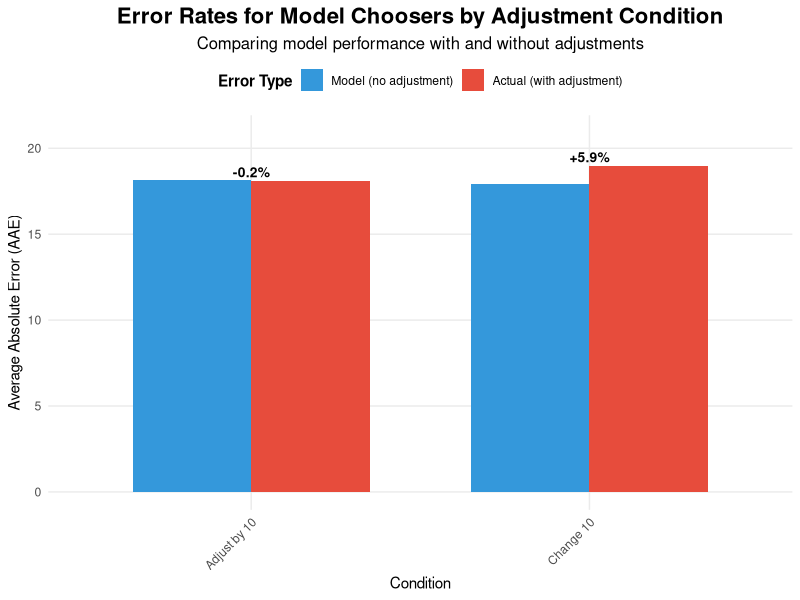

Recreate this plot in R.
## ---- chunk 1
library(tidyverse)
library(scales)

# Read the data - specify na values to handle periods as missing
data <- read_csv("data/Overcoming_Algorithm_Aversion_Data-study-1-data.csv",
                 na = c("", "NA", "."))

# Convert necessary columns to numeric (many are stored as strings due to periods)
data <- data %>%
  mutate(across(c(ModelBonus, ModelAAEEstimate, HumanAAEEstimate,
                  ModelConfidence, HumanConfidence, Age, Gender, Education,
                  AAE, ModelAAE, HumanAAE, Bonus, BonusFromModel, BonusFromHuman,
                  CorrelationWithModel, AvDiffFromModel, AvAdjustmentSize,
                  AdjustmentDividedByPotential, HumModelCorrelation, HumModelAvDiff,
                  AvgLargest10Changes, AnyBonus), 
                as.numeric))

# Define condition labels
condition_labels <- c("1" = "Can't change", 
                     "2" = "Adjust by 10", 
                     "3" = "Change 10", 
                     "4" = "Use freely")

# Filter for participants who chose the model (ModelBonus == 1)
model_choosers <- data %>%
  filter(ModelBonus == 1)

# Calculate summary statistics by condition
summary_stats <- model_choosers %>%
  group_by(Condition) %>%
  summarise(
    n = n(),
    ModelAAE_mean = mean(ModelAAE, na.rm = TRUE),
    AAE_mean = mean(AAE, na.rm = TRUE),
    ModelAAE_sd = sd(ModelAAE, na.rm = TRUE),
    AAE_sd = sd(AAE, na.rm = TRUE),
    Difference = AAE_mean - ModelAAE_mean,
    PercentChange = (Difference / ModelAAE_mean) * 100,
    AvgAdjustmentSize = mean(AvAdjustmentSize, na.rm = TRUE)
  ) %>%
  mutate(ConditionLabel = condition_labels[as.character(Condition)])

# Add info about total participants per condition
total_by_condition <- data %>%
  group_by(Condition) %>%
  summarise(total_n = n())

summary_stats <- summary_stats %>%
  left_join(total_by_condition, by = "Condition") %>%
  mutate(PropChoseModel = n / total_n)

# Prepare data for plotting
plot_data <- summary_stats %>%
  filter(!is.na(AAE_mean) & Condition != 1) %>%  # Remove can't change condition and any conditions with no data
  select(Condition, ConditionLabel, ModelAAE_mean, AAE_mean) %>%
  pivot_longer(cols = c(ModelAAE_mean, AAE_mean),
               names_to = "ErrorType",
               values_to = "AAE") %>%
  mutate(
    ErrorType = case_when(
      ErrorType == "ModelAAE_mean" ~ "Model (no adjustment)",
      ErrorType == "AAE_mean" ~ "Actual (with adjustment)"
    ),
    ErrorType = factor(ErrorType, levels = c("Model (no adjustment)", "Actual (with adjustment)"))
  )

# Create the plot
p <- ggplot(plot_data, aes(x = ConditionLabel, y = AAE, fill = ErrorType)) +
  geom_bar(stat = "identity", position = "dodge", width = 0.7) +
  scale_fill_manual(values = c("Model (no adjustment)" = "#3498db", 
                              "Actual (with adjustment)" = "#e74c3c")) +
  labs(
    title = "Error Rates for Model Choosers by Adjustment Condition",
    subtitle = "Comparing model performance with and without adjustments",
    x = "Condition",
    y = "Average Absolute Error (AAE)",
    fill = "Error Type"
  ) +
  theme_minimal() +
  theme(
    plot.title = element_text(size = 16, face = "bold", hjust = 0.5),
    plot.subtitle = element_text(size = 12, hjust = 0.5),
    axis.text.x = element_text(angle = 45, hjust = 1),
    legend.position = "top",
    legend.title = element_text(face = "bold"),
    panel.grid.minor = element_blank()
  ) +
  scale_y_continuous(limits = c(0, max(plot_data$AAE, na.rm = TRUE) * 1.1), 
                     breaks = pretty_breaks(n = 5)) +
  # Add percentage change labels on top of bars
  geom_text(data = summary_stats %>% filter(!is.na(AAE_mean) & Condition != 1),
            aes(x = ConditionLabel, y = AAE_mean + 0.5, 
                label = paste0(ifelse(Difference >= 0, "+", ""), 
                               round(PercentChange, 1), "%")),
            inherit.aes = FALSE,
            size = 3.5,
            fontface = "bold")

# Display the plot
print(p)
